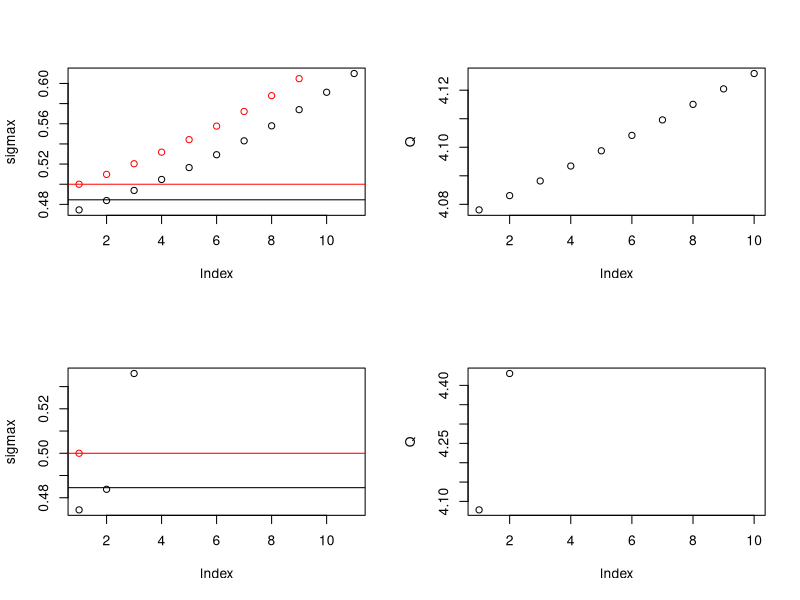

Generate this figure with R:
# sigma2 = 0.000
# steps = 50

# sigmax2 = c()
# sigmay2 = c()
# cov = c()

# sigmax2[1] = 0.01
# sigmay2[1] = 0.2
# rho = 0
# cov[1] = rho*sqrt(sigmax2*sigmay2)



# # # song learned from father, preference genetic:
# for(t in 2:steps){
	# rho = cov[t-1]/sqrt(sigmax2[t-1]*sigmay2[t-1])
	# sigmax2[t] = sigmax2[t-1]*(sigma2*(sigma2+sigmax2[t-1])+sigmay2[t-1]*sigmax2[t-1])/(sigma2+sigmax2[t-1])^2
	# sigmay2[t] = 1/2*sigmay2[t-1]*(1+cov[t-1]/(sigma2+sigmax2[t-1]))+1/4*cov[t-1]^2/(sigma2+sigmax2[t-1])^2*(sigmay2[t-1]-sigma2-sigmax2[t-1])
	# cov[t] = 1/2*cov[t-1]*(sigma2*(sigma2+sigmax2[t-1])+sigmay2[t-1]*sigmax2[t-1])/(sigma2+sigmax2[t-1])^2+1/2*sigmax2[t-1]*sigmay2[t-1]/(sigma2+sigmax2[t-1])
# }

# par(mfrow=c(1,2));plot(sigmax2,ylim=c(0,3));points(sigmay2,col='red');plot(cov/sqrt(sigmax2*sigmay2))

# r = c(sqrt(sigmay2[1]/sigmax2[1]),exp(diff(log(sqrt(sigmay2)))))
# rho = cov/sqrt(sigmax2*sigmay2)
# P = matrix(0,nrow=steps)
# P[1] = rho[1]*sqrt(sigmay2[1]/sigmax2[1])
# P[2:steps] = 1/2^(1:(steps-1))*(P[1]-1)+1

# # #song learned obliquely, preference genetic
# # sigmay2 = c()
# # cov = c()

# # sigmax2 = 0.5
# # sigmay2[1] = 2
# # rho = 0.5
# # cov[1] = rho*sqrt(sigmax2*sigmay2)

# # for(t in 2:steps){
	# # sigmay2[t] = 1/2*sigmay2[t-1]*(1+cov[t-1]/(sigma2+sigmax2))+1/4*cov[t-1]^2/(sigma2+sigmax2)^2*(sigmay2[t-1]-sigma2-sigmax2)
	# # cov[t] = 1/2*cov[t-1]*(sigma2*(sigma2+sigmax2)+sigmay2[t-1]*sigmax2)/(sigma2+sigmax2)^2+1/2*sigmax2*sigmay2[t-1]/(sigma2+sigmax2)
# # }

# # song genetic, preference genetic

# # sigma = 0.2899
# sigmay = 0.5

# poss = polyroot(c(-2*sigma^4,2*sigmay*sigma^2,-5*sigma^2+sigmay^2,2*sigmay,-3))
# # sigmax = Re(poss[intersect(which(Re(poss)>0),which(abs(Im(poss))<1e-14))])
# sigmax = poss 
# Q = (sigma^2*(sigma^2+sigmax^2)+sigmay^2*sigmax^2)/(sigma^2+sigmax^2)^2+2*sigmax*sigmay/(sigma^2+sigmax^2)+1
# print(sigmax)
# print(Re(poss[intersect(which(Re(poss)>0),which(abs(Im(poss))<1e-14))]))
# print(Q)
# v=seq(0,sigmay+0.2,by=0.01);plot(v,(sigma^2*(sigma^2+v^2)+sigmay^2*v^2)/(sigma^2+v^2)^2+2*v*sigmay/(sigma^2+v^2)+1,t='l');abline(h=4);abline(v=Re(poss[intersect(which(Re(poss)>0),which(abs(Im(poss))<1e-14))]),col='red')

par(mfrow=c(2,2))
# rho is already set at 1

sigma = 0.1
sigmay = 0.5
poss = polyroot(c(-2*sigma^4,2*sigmay*sigma^2,-5*sigma^2+sigmay^2,2*sigmay,-3))
solved = c(max(Re(poss[intersect(which(Re(poss)>0),which(abs(Im(poss))<1e-14))])),sigmay)
sigmax = solved[1]-0.01
Q = c()

for(t in 1:10){
	Q = c(Q,(sigma^2*(sigma^2+sigmax[t]^2)+sigmay[t]^2*sigmax[t]^2)/(sigma^2+sigmax[t]^2)^2+2*sigmax[t]*sigmay[t]/(sigma^2+sigmax[t]^2)+1)
	sigmay = c(sigmay,Q[t]*sigmay[t]/4)
	sigmax = c(sigmax,Q[t]*sigmax[t]/4)
}

plot(sigmax);points(sigmay,col='red');abline(h=solved[1]);abline(h=solved[2],col='red')
plot(Q);abline(h=4)


sigma = 0.1
sigmay = 0.5
poss = polyroot(c(-2*sigma^4,2*sigmay*sigma^2,-5*sigma^2+sigmay^2,2*sigmay,-3))
solved = c(max(Re(poss[intersect(which(Re(poss)>0),which(abs(Im(poss))<1e-14))])),sigmay)
sigmax = solved[1]-0.01
Q = c()
rho = 0.8
cov = rho*sigmax*sigmay

for(t in 1:10){
	Q = c(Q,(sigma^2*(sigma^2+sigmax[t]^2)+sigmay[t]^2*sigmax[t]^2)/(sigma^2+sigmax[t]^2)^2+2*sigmax[t]*sigmay[t]/(sigma^2+sigmax[t]^2)+1)
	sigmay = c(sigmay,Q[t]*sigmay[t]/4+(1-rho[t]^2)/4*sigmax)
	sigmax = c(sigmax,Q[t]*sigmax[t]/4)
}

plot(sigmax);points(sigmay,col='red');abline(h=solved[1]);abline(h=solved[2],col='red')
plot(Q);abline(h=4)

# rho evolves



# # sigma2 = 0.1
# rho = 1
# xvals = seq(0,5,by=0.05)
# yvals = seq(0,5,by=0.05)
# g =expand.grid(x=xvals,y=yvals)
# Q = with(g,sigma2*(sigma2+x)+x*y+2*rho*sqrt(x)*sqrt(y)*(sigma2+x)-3*(sigma2+x)^2)
# pdf('/Users/eleanorbrush/Documents/research/song_learning_evolution/Q_contour.pdf',width=3.4,height=3.4)
# contour(xvals,yvals,matrix(Q,nrow=length(xvals)),levels=seq(-1,1,length.out=7),xlab='Sigmax2',ylab='Sigmay2')
# abline(0,1,col='red')
# dev.off()